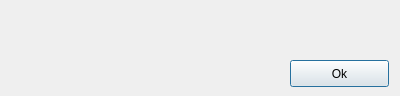
<?xml version="1.0" encoding="UTF-8"?>
<ui version="4.0">
 <class>ErrorDialog</class>
 <widget class="QDialog" name="ErrorDialog">
  <property name="geometry">
   <rect>
    <x>0</x>
    <y>0</y>
    <width>400</width>
    <height>96</height>
   </rect>
  </property>
  <property name="windowTitle">
   <string>Error</string>
  </property>
  <property name="windowIcon">
   <iconset resource="image.qrc">
    <normaloff>:/new/image/image/icon.jpg</normaloff>:/new/image/image/icon.jpg</iconset>
  </property>
  <widget class="QLabel" name="errorlabel">
   <property name="geometry">
    <rect>
     <x>10</x>
     <y>20</y>
     <width>381</width>
     <height>31</height>
    </rect>
   </property>
   <property name="text">
    <string/>
   </property>
  </widget>
  <widget class="QPushButton" name="pushButton">
   <property name="geometry">
    <rect>
     <x>290</x>
     <y>60</y>
     <width>99</width>
     <height>27</height>
    </rect>
   </property>
   <property name="text">
    <string>Ok</string>
   </property>
  </widget>
 </widget>
 <resources>
  <include location="image.qrc"/>
 </resources>
 <connections/>
</ui>
